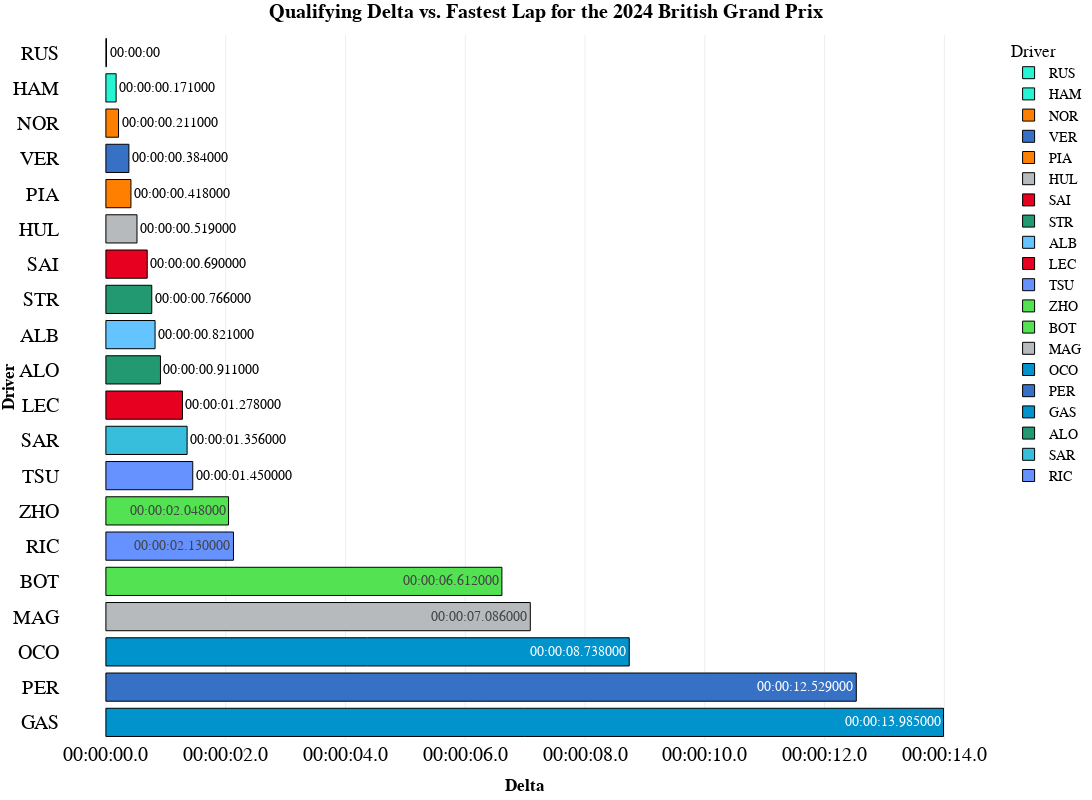

Source (notebook cell):
### Code cell
fig=px.bar(
    track_fastest,
    y="Driver",
    x='LapTimeDelta',
    text='LapTimeDelta2',
    orientation='h',
    color='Driver',
    template="presentation",
    hover_data=['Team', 'Year', 'GP','LapTime', 'LapNumber','Sector1Time', 'Sector2Time', 'Sector3Time',
       'Compound', 'TyreLife', 'FreshTyre'],
    title="<b>Qualifying Delta vs. Fastest Lap for the {} {}</b>".format(year,gp),
    height=800, 
    width=1200,

color_discrete_map={
                 "ALB": "#64C4FF",
                 "ALO": "#229971",
                 "BOT": "#52e252",
                 "GAS": "#0093cc",
                 "HAM": "#27F4D2",
                 "HUL": "#B6BABD",
                 "LEC": "#E80020",
                 "MAG": "#B6BABD",
                 "NOR": "#FF8000",
                 "OCO": "#0093cc",
                 "PER": "#3671C6",
                 "PIA": "#FF8000",
                 "RIC": "#6692FF",
                 "RUS": "#27F4D2",
                 "SAI": "#E80020",
                 "SAR": "#37BEDD",
                 "STR": "#229971",
                 "TSU": "#6692FF",
                 "VER": "#3671C6",
                 "ZHO": "#52e252"
                 }
)
fig.update_layout(
    yaxis = dict(tickfont = dict(size=20)),
    xaxis = dict(tickfont = dict(size=20)),

    xaxis_title="<b>Delta</b>",
    yaxis_title="<b>Driver</b>",
    title_font_family="<b>PT Sans Narrow</b>",

)

fig.update_layout(xaxis_tickformat='%H:%M:%S.%f')

fig.update_traces(marker_line_width=1,marker_line_color="BLACK")

fig.update_layout(yaxis={'categoryorder':'total descending'})

fig.update_traces(textposition='auto')

fig.update_layout(
    title_x=0.5,
    hoverlabel=dict(
        bgcolor="white",
        font_size=16,
        font_family="PT Sans Narrow"
    ),
    yaxis = dict(tickfont = dict(size=20)),
    xaxis = dict(tickfont = dict(size=20)),
    font=dict(
        family="PT Sans Narrow",
        size=14,
        color="Black"
    ),
    title_font_family="PT Sans Narrow",
    margin=dict(l=60, r=5, t=35, b=60),
)
fig.show()

### Figure 1 — Plotly figure (JSON) as saved in the notebook; plotly's stock layout.template omitted (floating-point values rounded to 4 significant figures)
{"data": [{"alignmentgroup": "True", "customdata": [["Mercedes", 2024, "British Grand Prix", "0 days 00:01:25.819000", 25, "0 days 00:00:28.016000", "0 days 00:00:34.508000", "0 days 00:00:23.295000", "SOFT", 2, "True"]], "hovertemplate": "Driver=%{y}<br>LapTimeDelta=%{x}<br>LapTimeDelta2=%{text}<br>Team=%{customdata[0]}<br>Year=%{customdata[1]}<br>GP=%{customdata[2]}<br>LapTime=%{customdata[3]}<br>LapNumber=%{customdata[4]}<br>Sector1Time=%{customdata[5]}<br>Sector2Time=%{customdata[6]}<br>Sector3Time=%{customdata[7]}<br>Compound=%{customdata[8]}<br>TyreLife=%{customdata[9]}<br>FreshTyre=%{customdata[10]}<extra></extra>", "legendgroup": "RUS", "marker": {"color": "#27F4D2", "line": {"color": "BLACK", "width": 1}, "pattern": {"shape": ""}}, "name": "RUS", "offsetgroup": "RUS", "orientation": "h", "showlegend": true, "text": ["00:00:00"], "textposition": "auto", "type": "bar", "x": ["1970-01-01T00:00:00.010000"], "xaxis": "x", "y": ["RUS"], "yaxis": "y"}, {"alignmentgroup": "True", "customdata": [["Mercedes", 2024, "British Grand Prix", "0 days 00:01:25.990000", 24, "0 days 00:00:27.990000", "0 days 00:00:34.618000", "0 days 00:00:23.382000", "SOFT", 2, "True"]], "hovertemplate": "Driver=%{y}<br>LapTimeDelta=%{x}<br>LapTimeDelta2=%{text}<br>Team=%{customdata[0]}<br>Year=%{customdata[1]}<br>GP=%{customdata[2]}<br>LapTime=%{customdata[3]}<br>LapNumber=%{customdata[4]}<br>Sector1Time=%{customdata[5]}<br>Sector2Time=%{customdata[6]}<br>Sector3Time=%{customdata[7]}<br>Compound=%{customdata[8]}<br>TyreLife=%{customdata[9]}<br>FreshTyre=%{customdata[10]}<extra></extra>", "legendgroup": "HAM", "marker": {"color": "#27F4D2", "line": {"color": "BLACK", "width": 1}, "pattern": {"shape": ""}}, "name": "HAM", "offsetgroup": "HAM", "orientation": "h", "showlegend": true, "text": ["00:00:00.171000"], "textposition": "auto", "type": "bar", "x": ["1970-01-01T00:00:00.171000"], "xaxis": "x", "y": ["HAM"], "yaxis": "y"}, {"alignmentgroup": "True", "customdata": [["McLaren", 2024, "British Grand Prix", "0 days 00:01:26.030000", 19, "0 days 00:00:28.025000", "0 days 00:00:34.567000", "0 days 00:00:23.438000", "SOFT", 2, "True"]], "hovertemplate": "Driver=%{y}<br>LapTimeDelta=%{x}<br>LapTimeDelta2=%{text}<br>Team=%{customdata[0]}<br>Year=%{customdata[1]}<br>GP=%{customdata[2]}<br>LapTime=%{customdata[3]}<br>LapNumber=%{customdata[4]}<br>Sector1Time=%{customdata[5]}<br>Sector2Time=%{customdata[6]}<br>Sector3Time=%{customdata[7]}<br>Compound=%{customdata[8]}<br>TyreLife=%{customdata[9]}<br>FreshTyre=%{customdata[10]}<extra></extra>", "legendgroup": "NOR", "marker": {"color": "#FF8000", "line": {"color": "BLACK", "width": 1}, "pattern": {"shape": ""}}, "name": "NOR", "offsetgroup": "NOR", "orientation": "h", "showlegend": true, "text": ["00:00:00.211000"], "textposition": "auto", "type": "bar", "x": ["1970-01-01T00:00:00.211000"], "xaxis": "x", "y": ["NOR"], "yaxis": "y"}, {"alignmentgroup": "True", "customdata": [["Red Bull Racing", 2024, "British Grand Prix", "0 days 00:01:26.203000", 23, "0 days 00:00:28.136000", "0 days 00:00:34.587000", "0 days 00:00:23.480000", "SOFT", 2, "True"]], "hovertemplate": "Driver=%{y}<br>LapTimeDelta=%{x}<br>LapTimeDelta2=%{text}<br>Team=%{customdata[0]}<br>Year=%{customdata[1]}<br>GP=%{customdata[2]}<br>LapTime=%{customdata[3]}<br>LapNumber=%{customdata[4]}<br>Sector1Time=%{customdata[5]}<br>Sector2Time=%{customdata[6]}<br>Sector3Time=%{customdata[7]}<br>Compound=%{customdata[8]}<br>TyreLife=%{customdata[9]}<br>FreshTyre=%{customdata[10]}<extra></extra>", "legendgroup": "VER", "marker": {"color": "#3671C6", "line": {"color": "BLACK", "width": 1}, "pattern": {"shape": ""}}, "name": "VER", "offsetgroup": "VER", "orientation": "h", "showlegend": true, "text": ["00:00:00.384000"], "textposition": "auto", "type": "bar", "x": ["1970-01-01T00:00:00.384000"], "xaxis": "x", "y": ["VER"], "yaxis": "y"}, {"alignmentgroup": "True", "customdata": [["McLaren", 2024, "British Grand Prix", "0 days 00:01:26.237000", 20, "0 days 00:00:28.043000", "0 days 00:00:34.701000", "0 days 00:00:23.493000", "SOFT", 2, "True"]], "hovertemplate": "Driver=%{y}<br>LapTimeDelta=%{x}<br>LapTimeDelta2=%{text}<br>Team=%{customdata[0]}<br>Year=%{customdata[1]}<br>GP=%{customdata[2]}<br>LapTime=%{customdata[3]}<br>LapNumber=%{customdata[4]}<br>Sector1Time=%{customdata[5]}<br>Sector2Time=%{customdata[6]}<br>Sector3Time=%{customdata[7]}<br>Compound=%{customdata[8]}<br>TyreLife=%{customdata[9]}<br>FreshTyre=%{customdata[10]}<extra></extra>", "legendgroup": "PIA", "marker": {"color": "#FF8000", "line": {"color": "BLACK", "width": 1}, "pattern": {"shape": ""}}, "name": "PIA", "offsetgroup": "PIA", "orientation": "h", "showlegend": true, "text": ["00:00:00.418000"], "textposition": "auto", "type": "bar", "x": ["1970-01-01T00:00:00.418000"], "xaxis": "x", "y": ["PIA"], "yaxis": "y"}, {"alignmentgroup": "True", "customdata": [["Haas F1 Team", 2024, "British Grand Prix", "0 days 00:01:26.338000", 16, "0 days 00:00:27.886000", "0 days 00:00:34.783000", "0 days 00:00:23.669000", "SOFT", 2, "True"]], "hovertemplate": "Driver=%{y}<br>LapTimeDelta=%{x}<br>LapTimeDelta2=%{text}<br>Team=%{customdata[0]}<br>Year=%{customdata[1]}<br>GP=%{customdata[2]}<br>LapTime=%{customdata[3]}<br>LapNumber=%{customdata[4]}<br>Sector1Time=%{customdata[5]}<br>Sector2Time=%{customdata[6]}<br>Sector3Time=%{customdata[7]}<br>Compound=%{customdata[8]}<br>TyreLife=%{customdata[9]}<br>FreshTyre=%{customdata[10]}<extra></extra>", "legendgroup": "HUL", "marker": {"color": "#B6BABD", "line": {"color": "BLACK", "width": 1}, "pattern": {"shape": ""}}, "name": "HUL", "offsetgroup": "HUL", "orientation": "h", "showlegend": true, "text": ["00:00:00.519000"], "textposition": "auto", "type": "bar", "x": ["1970-01-01T00:00:00.519000"], "xaxis": "x", "y": ["HUL"], "yaxis": "y"}, {"alignmentgroup": "True", "customdata": [["Ferrari", 2024, "British Grand Prix", "0 days 00:01:26.509000", 20, "0 days 00:00:28.009000", "0 days 00:00:34.891000", "0 days 00:00:23.609000", "SOFT", 2, "True"]], "hovertemplate": "Driver=%{y}<br>LapTimeDelta=%{x}<br>LapTimeDelta2=%{text}<br>Team=%{customdata[0]}<br>Year=%{customdata[1]}<br>GP=%{customdata[2]}<br>LapTime=%{customdata[3]}<br>LapNumber=%{customdata[4]}<br>Sector1Time=%{customdata[5]}<br>Sector2Time=%{customdata[6]}<br>Sector3Time=%{customdata[7]}<br>Compound=%{customdata[8]}<br>TyreLife=%{customdata[9]}<br>FreshTyre=%{customdata[10]}<extra></extra>", "legendgroup": "SAI", "marker": {"color": "#E80020", "line": {"color": "BLACK", "width": 1}, "pattern": {"shape": ""}}, "name": "SAI", "offsetgroup": "SAI", "orientation": "h", "showlegend": true, "text": ["00:00:00.690000"], "textposition": "auto", "type": "bar", "x": ["1970-01-01T00:00:00.690000"], "xaxis": "x", "y": ["SAI"], "yaxis": "y"}, {"alignmentgroup": "True", "customdata": [["Aston Martin", 2024, "British Grand Prix", "0 days 00:01:26.585000", 23, "0 days 00:00:27.892000", "0 days 00:00:34.941000", "0 days 00:00:23.752000", "SOFT", 2, "True"]], "hovertemplate": "Driver=%{y}<br>LapTimeDelta=%{x}<br>LapTimeDelta2=%{text}<br>Team=%{customdata[0]}<br>Year=%{customdata[1]}<br>GP=%{customdata[2]}<br>LapTime=%{customdata[3]}<br>LapNumber=%{customdata[4]}<br>Sector1Time=%{customdata[5]}<br>Sector2Time=%{customdata[6]}<br>Sector3Time=%{customdata[7]}<br>Compound=%{customdata[8]}<br>TyreLife=%{customdata[9]}<br>FreshTyre=%{customdata[10]}<extra></extra>", "legendgroup": "STR", "marker": {"color": "#229971", "line": {"color": "BLACK", "width": 1}, "pattern": {"shape": ""}}, "name": "STR", "offsetgroup": "STR", "orientation": "h", "showlegend": true, "text": ["00:00:00.766000"], "textposition": "auto", "type": "bar", "x": ["1970-01-01T00:00:00.766000"], "xaxis": "x", "y": ["STR"], "yaxis": "y"}, {"alignmentgroup": "True", "customdata": [["Williams", 2024, "British Grand Prix", "0 days 00:01:26.640000", 22, "0 days 00:00:28.004000", "0 days 00:00:34.999000", "0 days 00:00:23.637000", "SOFT", 2, "True"]], "hovertemplate": "Driver=%{y}<br>LapTimeDelta=%{x}<br>LapTimeDelta2=%{text}<br>Team=%{customdata[0]}<br>Year=%{customdata[1]}<br>GP=%{customdata[2]}<br>LapTime=%{customdata[3]}<br>LapNumber=%{customdata[4]}<br>Sector1Time=%{customdata[5]}<br>Sector2Time=%{customdata[6]}<br>Sector3Time=%{customdata[7]}<br>Compound=%{customdata[8]}<br>TyreLife=%{customdata[9]}<br>FreshTyre=%{customdata[10]}<extra></extra>", "legendgroup": "ALB", "marker": {"color": "#64C4FF", "line": {"color": "BLACK", "width": 1}, "pattern": {"shape": ""}}, "name": "ALB", "offsetgroup": "ALB", "orientation": "h", "showlegend": true, "text": ["00:00:00.821000"], "textposition": "auto", "type": "bar", "x": ["1970-01-01T00:00:00.821000"], "xaxis": "x", "y": ["ALB"], "yaxis": "y"}, {"alignmentgroup": "True", "customdata": [["Ferrari", 2024, "British Grand Prix", "0 days 00:01:27.097000", 17, "0 days 00:00:28.117000", "0 days 00:00:35.160000", "0 days 00:00:23.820000", "SOFT", 2, "True"]], "hovertemplate": "Driver=%{y}<br>LapTimeDelta=%{x}<br>LapTimeDelta2=%{text}<br>Team=%{customdata[0]}<br>Year=%{customdata[1]}<br>GP=%{customdata[2]}<br>LapTime=%{customdata[3]}<br>LapNumber=%{customdata[4]}<br>Sector1Time=%{customdata[5]}<br>Sector2Time=%{customdata[6]}<br>Sector3Time=%{customdata[7]}<br>Compound=%{customdata[8]}<br>TyreLife=%{customdata[9]}<br>FreshTyre=%{customdata[10]}<extra></extra>", "legendgroup": "LEC", "marker": {"color": "#E80020", "line": {"color": "BLACK", "width": 1}, "pattern": {"shape": ""}}, "name": "LEC", "offsetgroup": "LEC", "orientation": "h", "showlegend": true, "text": ["00:00:01.278000"], "textposition": "auto", "type": "bar", "x": ["1970-01-01T00:00:01.278000"], "xaxis": "x", "y": ["LEC"], "yaxis": "y"}, {"alignmentgroup": "True", "customdata": [["RB", 2024, "British Grand Prix", "0 days 00:01:27.269000", 16, "0 days 00:00:28.115000", "0 days 00:00:35.163000", "0 days 00:00:23.991000", "SOFT", 2, "True"]], "hovertemplate": "Driver=%{y}<br>LapTimeDelta=%{x}<br>LapTimeDelta2=%{text}<br>Team=%{customdata[0]}<br>Year=%{customdata[1]}<br>GP=%{customdata[2]}<br>LapTime=%{customdata[3]}<br>LapNumber=%{customdata[4]}<br>Sector1Time=%{customdata[5]}<br>Sector2Time=%{customdata[6]}<br>Sector3Time=%{customdata[7]}<br>Compound=%{customdata[8]}<br>TyreLife=%{customdata[9]}<br>FreshTyre=%{customdata[10]}<extra></extra>", "legendgroup": "TSU", "marker": {"color": "#6692FF", "line": {"color": "BLACK", "width": 1}, "pattern": {"shape": ""}}, "name": "TSU", "offsetgroup": "TSU", "orientation": "h", "showlegend": true, "text": ["00:00:01.450000"], "textposition": "auto", "type": "bar", "x": ["1970-01-01T00:00:01.450000"], "xaxis": "x", "y": ["TSU"], "yaxis": "y"}, {"alignmentgroup": "True", "customdata": [["Kick Sauber", 2024, "British Grand Prix", "0 days 00:01:27.867000", 19, "0 days 00:00:28.252000", "0 days 00:00:35.594000", "0 days 00:00:24.021000", "SOFT", 2, "True"]], "hovertemplate": "Driver=%{y}<br>LapTimeDelta=%{x}<br>LapTimeDelta2=%{text}<br>Team=%{customdata[0]}<br>Year=%{customdata[1]}<br>GP=%{customdata[2]}<br>LapTime=%{customdata[3]}<br>LapNumber=%{customdata[4]}<br>Sector1Time=%{customdata[5]}<br>Sector2Time=%{customdata[6]}<br>Sector3Time=%{customdata[7]}<br>Compound=%{customdata[8]}<br>TyreLife=%{customdata[9]}<br>FreshTyre=%{customdata[10]}<extra></extra>", "legendgroup": "ZHO", "marker": {"color": "#52e252", "line": {"color": "BLACK", "width": 1}, "pattern": {"shape": ""}}, "name": "ZHO", "offsetgroup": "ZHO", "orientation": "h", "showlegend": true, "text": ["00:00:02.048000"], "textposition": "auto", "type": "bar", "x": ["1970-01-01T00:00:02.048000"], "xaxis": "x", "y": ["ZHO"], "yaxis": "y"}, {"alignmentgroup": "True", "customdata": [["Kick Sauber", 2024, "British Grand Prix", "0 days 00:01:32.431000", 8, "0 days 00:00:29.149000", "0 days 00:00:37.552000", "0 days 00:00:25.730000", "SOFT", 2, "True"]], "hovertemplate": "Driver=%{y}<br>LapTimeDelta=%{x}<br>LapTimeDelta2=%{text}<br>Team=%{customdata[0]}<br>Year=%{customdata[1]}<br>GP=%{customdata[2]}<br>LapTime=%{customdata[3]}<br>LapNumber=%{customdata[4]}<br>Sector1Time=%{customdata[5]}<br>Sector2Time=%{customdata[6]}<br>Sector3Time=%{customdata[7]}<br>Compound=%{customdata[8]}<br>TyreLife=%{customdata[9]}<br>FreshTyre=%{customdata[10]}<extra></extra>", "legendgroup": "BOT", "marker": {"color": "#52e252", "line": {"color": "BLACK", "width": 1}, "pattern": {"shape": ""}}, "name": "BOT", "offsetgroup": "BOT", "orientation": "h", "showlegend": true, "text": ["00:00:06.612000"], "textposition": "auto", "type": "bar", "x": ["1970-01-01T00:00:06.612000"], "xaxis": "x", "y": ["BOT"], "yaxis": "y"}, {"alignmentgroup": "True", "customdata": [["Haas F1 Team", 2024, "British Grand Prix", "0 days 00:01:32.905000", 5, "0 days 00:00:29.587000", "0 days 00:00:37.446000", "0 days 00:00:25.872000", "SOFT", 2, "True"]], "hovertemplate": "Driver=%{y}<br>LapTimeDelta=%{x}<br>LapTimeDelta2=%{text}<br>Team=%{customdata[0]}<br>Year=%{customdata[1]}<br>GP=%{customdata[2]}<br>LapTime=%{customdata[3]}<br>LapNumber=%{customdata[4]}<br>Sector1Time=%{customdata[5]}<br>Sector2Time=%{customdata[6]}<br>Sector3Time=%{customdata[7]}<br>Compound=%{customdata[8]}<br>TyreLife=%{customdata[9]}<br>FreshTyre=%{customdata[10]}<extra></extra>", "legendgroup": "MAG", "marker": {"color": "#B6BABD", "line": {"color": "BLACK", "width": 1}, "pattern": {"shape": ""}}, "name": "MAG", "offsetgroup": "MAG", "orientation": "h", "showlegend": true, "text": ["00:00:07.086000"], "textposition": "auto", "type": "bar", "x": ["1970-01-01T00:00:07.086000"], "xaxis": "x", "y": ["MAG"], "yaxis": "y"}, {"alignmentgroup": "True", "customdata": [["Alpine", 2024, "British Grand Prix", "0 days 00:01:34.557000", 9, "0 days 00:00:30.569000", "0 days 00:00:38.201000", "0 days 00:00:25.787000", "SOFT", 3, "True"]], "hovertemplate": "Driver=%{y}<br>LapTimeDelta=%{x}<br>LapTimeDelta2=%{text}<br>Team=%{customdata[0]}<br>Year=%{customdata[1]}<br>GP=%{customdata[2]}<br>LapTime=%{customdata[3]}<br>LapNumber=%{customdata[4]}<br>Sector1Time=%{customdata[5]}<br>Sector2Time=%{customdata[6]}<br>Sector3Time=%{customdata[7]}<br>Compound=%{customdata[8]}<br>TyreLife=%{customdata[9]}<br>FreshTyre=%{customdata[10]}<extra></extra>", "legendgroup": "OCO", "marker": {"color": "#0093cc", "line": {"color": "BLACK", "width": 1}, "pattern": {"shape": ""}}, "name": "OCO", "offsetgroup": "OCO", "orientation": "h", "showlegend": true, "text": ["00:00:08.738000"], "textposition": "auto", "type": "bar", "x": ["1970-01-01T00:00:08.738000"], "xaxis": "x", "y": ["OCO"], "yaxis": "y"}, {"alignmentgroup": "True", "customdata": [["Red Bull Racing", 2024, "British Grand Prix", "0 days 00:01:38.348000", 2, "0 days 00:00:31.119000", "0 days 00:00:39.482000", "0 days 00:00:27.747000", "INTERMEDIATE", 2, "True"]], "hovertemplate": "Driver=%{y}<br>LapTimeDelta=%{x}<br>LapTimeDelta2=%{text}<br>Team=%{customdata[0]}<br>Year=%{customdata[1]}<br>GP=%{customdata[2]}<br>LapTime=%{customdata[3]}<br>LapNumber=%{customdata[4]}<br>Sector1Time=%{customdata[5]}<br>Sector2Time=%{customdata[6]}<br>Sector3Time=%{customdata[7]}<br>Compound=%{customdata[8]}<br>TyreLife=%{customdata[9]}<br>FreshTyre=%{customdata[10]}<extra></extra>", "legendgroup": "PER", "marker": {"color": "#3671C6", "line": {"color": "BLACK", "width": 1}, "pattern": {"shape": ""}}, "name": "PER", "offsetgroup": "PER", "orientation": "h", "showlegend": true, "text": ["00:00:12.529000"], "textposition": "auto", "type": "bar", "x": ["1970-01-01T00:00:12.529000"], "xaxis": "x", "y": ["PER"], "yaxis": "y"}, {"alignmentgroup": "True", "customdata": [["Alpine", 2024, "British Grand Prix", "0 days 00:01:39.804000", 2, "0 days 00:00:31.617000", "0 days 00:00:40.506000", "0 days 00:00:27.681000", "INTERMEDIATE", 2, "True"]], "hovertemplate": "Driver=%{y}<br>LapTimeDelta=%{x}<br>LapTimeDelta2=%{text}<br>Team=%{customdata[0]}<br>Year=%{customdata[1]}<br>GP=%{customdata[2]}<br>LapTime=%{customdata[3]}<br>LapNumber=%{customdata[4]}<br>Sector1Time=%{customdata[5]}<br>Sector2Time=%{customdata[6]}<br>Sector3Time=%{customdata[7]}<br>Compound=%{customdata[8]}<br>TyreLife=%{customdata[9]}<br>FreshTyre=%{customdata[10]}<extra></extra>", "legendgroup": "GAS", "marker": {"color": "#0093cc", "line": {"color": "BLACK", "width": 1}, "pattern": {"shape": ""}}, "name": "GAS", "offsetgroup": "GAS", "orientation": "h", "showlegend": true, "text": ["00:00:13.985000"], "textposition": "auto", "type": "bar", "x": ["1970-01-01T00:00:13.985000"], "xaxis": "x", "y": ["GAS"], "yaxis": "y"}, {"alignmentgroup": "True", "customdata": [["Aston Martin", 2024, "British Grand Prix", "0 days 00:01:26.730000", 18, "0 days 00:00:28.136000", "0 days 00:00:34.915000", "0 days 00:00:23.679000", "SOFT", 3, "False"]], "hovertemplate": "Driver=%{y}<br>LapTimeDelta=%{x}<br>LapTimeDelta2=%{text}<br>Team=%{customdata[0]}<br>Year=%{customdata[1]}<br>GP=%{customdata[2]}<br>LapTime=%{customdata[3]}<br>LapNumber=%{customdata[4]}<br>Sector1Time=%{customdata[5]}<br>Sector2Time=%{customdata[6]}<br>Sector3Time=%{customdata[7]}<br>Compound=%{customdata[8]}<br>TyreLife=%{customdata[9]}<br>FreshTyre=%{customdata[10]}<extra></extra>", "legendgroup": "ALO", "marker": {"color": "#229971", "line": {"color": "BLACK", "width": 1}, "pattern": {"shape": ""}}, "name": "ALO", "offsetgroup": "ALO", "orientation": "h", "showlegend": true, "text": ["00:00:00.911000"], "textposition": "auto", "type": "bar", "x": ["1970-01-01T00:00:00.911000"], "xaxis": "x", "y": ["ALO"], "yaxis": "y"}, {"alignmentgroup": "True", "customdata": [["Williams", 2024, "British Grand Prix", "0 days 00:01:27.175000", 17, "0 days 00:00:28.251000", "0 days 00:00:35.129000", "0 days 00:00:23.795000", "SOFT", 3, "False"]], "hovertemplate": "Driver=%{y}<br>LapTimeDelta=%{x}<br>LapTimeDelta2=%{text}<br>Team=%{customdata[0]}<br>Year=%{customdata[1]}<br>GP=%{customdata[2]}<br>LapTime=%{customdata[3]}<br>LapNumber=%{customdata[4]}<br>Sector1Time=%{customdata[5]}<br>Sector2Time=%{customdata[6]}<br>Sector3Time=%{customdata[7]}<br>Compound=%{customdata[8]}<br>TyreLife=%{customdata[9]}<br>FreshTyre=%{customdata[10]}<extra></extra>", "legendgroup": "SAR", "marker": {"color": "#37BEDD", "line": {"color": "BLACK", "width": 1}, "pattern": {"shape": ""}}, "name": "SAR", "offsetgroup": "SAR", "orientation": "h", "showlegend": true, "text": ["00:00:01.356000"], "textposition": "auto", "type": "bar", "x": ["1970-01-01T00:00:01.356000"], "xaxis": "x", "y": ["SAR"], "yaxis": "y"}, {"alignmentgroup": "True", "customdata": [["RB", 2024, "British Grand Prix", "0 days 00:01:27.949000", 17, "0 days 00:00:28.418000", "0 days 00:00:35.594000", "0 days 00:00:23.937000", "SOFT", 4, "False"]], "hovertemplate": "Driver=%{y}<br>LapTimeDelta=%{x}<br>LapTimeDelta2=%{text}<br>Team=%{customdata[0]}<br>Year=%{customdata[1]}<br>GP=%{customdata[2]}<br>LapTime=%{customdata[3]}<br>LapNumber=%{customdata[4]}<br>Sector1Time=%{customdata[5]}<br>Sector2Time=%{customdata[6]}<br>Sector3Time=%{customdata[7]}<br>Compound=%{customdata[8]}<br>TyreLife=%{customdata[9]}<br>FreshTyre=%{customdata[10]}<extra></extra>", "legendgroup": "RIC", "marker": {"color": "#6692FF", "line": {"color": "BLACK", "width": 1}, "pattern": {"shape": ""}}, "name": "RIC", "offsetgroup": "RIC", "orientation": "h", "showlegend": true, "text": ["00:00:02.130000"], "textposition": "auto", "type": "bar", "x": ["1970-01-01T00:00:02.130000"], "xaxis": "x", "y": ["RIC"], "yaxis": "y"}], "layout": {"barmode": "relative", "font": {"color": "Black", "family": "PT Sans Narrow", "size": 14}, "height": 800, "hoverlabel": {"bgcolor": "white", "font": {"family": "PT Sans Narrow", "size": 16}}, "legend": {"title": {"text": "Driver"}, "tracegroupgap": 0}, "margin": {"b": 60, "l": 60, "r": 5, "t": 35}, "title": {"font": {"family": "PT Sans Narrow"}, "text": "<b>Qualifying Delta vs. Fastest Lap for the 2024 British Grand Prix</b>", "x": 0.5}, "width": 1200, "xaxis": {"anchor": "y", "domain": [0, 1], "tickfont": {"size": 20}, "tickformat": "%H:%M:%S.%f", "title": {"text": "<b>Delta</b>"}}, "yaxis": {"anchor": "x", "categoryarray": ["RIC", "SAR", "ALO", "GAS", "PER", "OCO", "MAG", "BOT", "ZHO", "TSU", "LEC", "ALB", "STR", "SAI", "HUL", "PIA", "VER", "NOR", "HAM", "RUS"], "categoryorder": "total descending", "domain": [0, 1], "tickfont": {"size": 20}, "title": {"text": "<b>Driver</b>"}}}}
